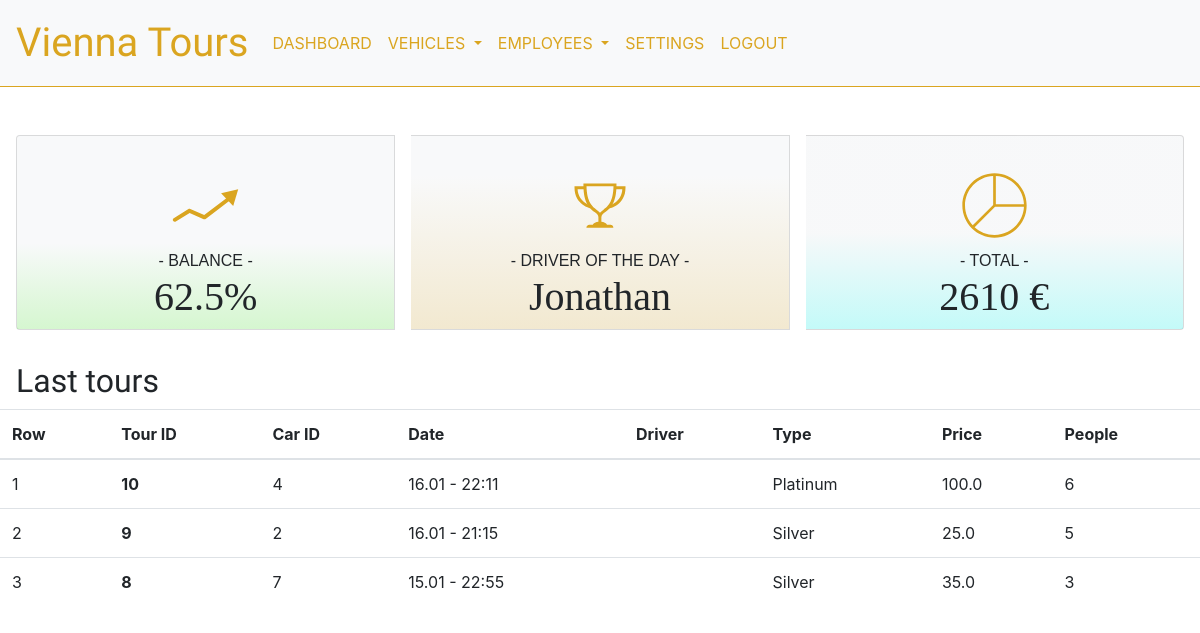
Page /supervisor/ (signed in) on the earlier database version.
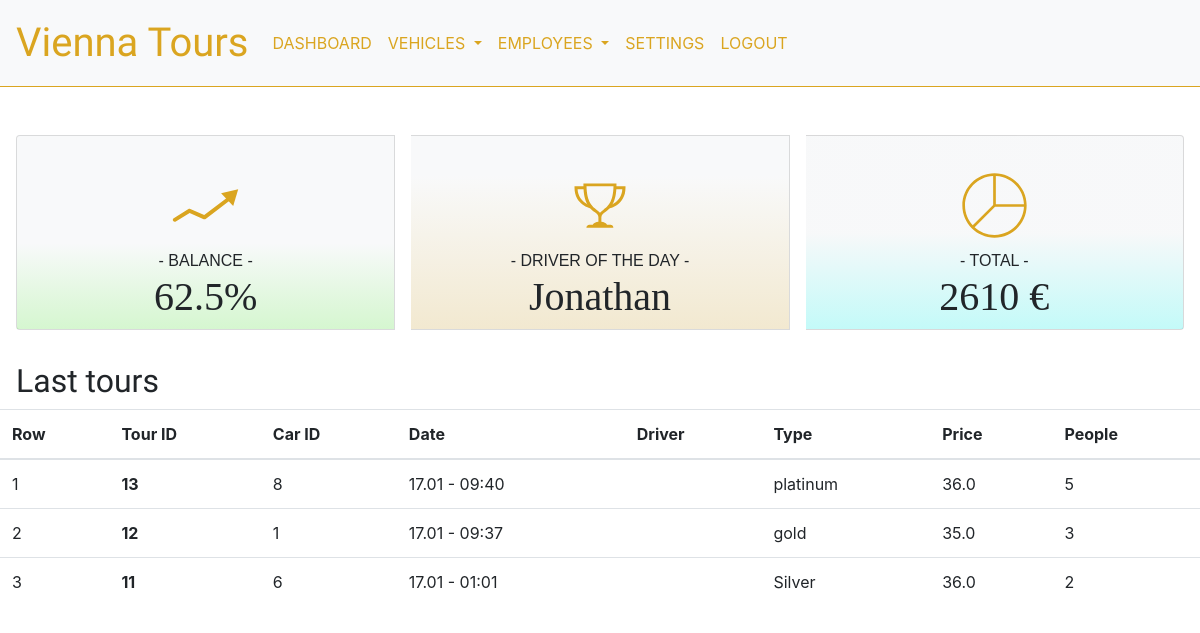
Same page on the later database version.
### supervisor/models.py (models this page shows, shortened)
class Tour(models.Model):
    TOUR_CHOICES = (('Silver', 'Silver'), ('Gold', 'Gold'), ('Platinum', 'Platinum'))
    driverID = models.ForeignKey(User, on_delete=models.DO_NOTHING)  #TODO change to something else. If User is deleted, delete tours?
    carID = models.ForeignKey(Car, on_delete=models.DO_NOTHING) #TODO change to something else
    date = models.DateTimeField(default=timezone.now)
    duration = models.FloatField()
    tourType = models.CharField(max_length=20, choices=TOUR_CHOICES, default='Silver')
    people = models.IntegerField()
    price = models.FloatField()

class Car(models.Model):
    latitude = models.FloatField(default=0.0)
    longitude = models.FloatField(default=0.0)
    photoOption = models.ImageField(default='default.png', upload_to='car_pics')

### supervisor/views.py (the view)
# urls.py: path('', views.dashboard, name='supervisor-dashboard'),
def dashboard(request):
    tours = {
        'tours' : Tour.objects.order_by("-date")[:3] #Get last 3 tours
    }
    return render(request, 'supervisor/index.html', tours)

### supervisor/templates/supervisor/index.html
{% extends "nav.html" %}
{% block content %}
<div class="card-group">
    <div class="card bg-light">
        <div class="card-body text-center" id="balance">
                <img class="card-img" alt="stats" src="../static/images/stats-icon.svg"/>
                 <p class="card-subtitle">- BALANCE -</p>
                <h1 class="card-header-tabs">62.5%</h1>
        </div>
    </div>
    <div class="card bg-light">
        <div class="card-body text-center" id="driver-of-the-day">
            <img class="card-img" alt="trophy" src="../static/images/trophy-icon.svg"/>
            <p class="card-subtitle">- DRIVER OF THE DAY -</p>
            <h1 class="card-header-tabs">Jonathan</h1>
        </div>
    </div>
    <div class="card bg-light">
        <div class="card-body text-center" id="total">
            <img class="card-img" alt="summary" src="../static/images/summary-icon.svg"/>
            <p class="card-subtitle">- TOTAL -</p>
            <h1 class="card-header-tabs">2610 €</h1>
        </div>
    </div>
</div>
<div class="table-header">
    <h2>Last tours</h2>
</div>
<table class="table">
    <thead>
        <tr>
            <th scope="col">Row</th>
            <th scope="col">Tour ID</th>
            <th scope="col">Car ID</th>
            <th scope="col">Date</th>
            <th scope="col">Driver</th>
            <th scope="col">Type</th>
            <th scope="col">Price</th>
            <th scope="col">People</th>
        </tr>
        </thead>
        <tbody>
    {% for post in tours %}
    <tr>
        <td>{{forloop.counter}}</td>
        <th scope="row">{{ post.id }}</th>
        <td>{{ post.carID.id }}</td>
        <td>{{ post.date|date:"d.m - H:i" }}</td>
        <td>{{ post.driverID.name }} {{ post.driverID.surname }}</td>
        <td>{{ post.tourType }}</td>
        <td>{{ post.price }}</td>
        <td>{{ post.people }}</td>
    </tr>
    {% endfor %}
</tbody>
</table>
{% endblock content %}

Differences in the rows shown:
no longer on this page (row unchanged): Tour: id "10", carID.id "4", date "16.01 - 22:11", tourType "Platinum", price "100.0", people "6"
no longer on this page (row unchanged): Tour: id "9", carID.id "2", date "16.01 - 21:15", tourType "Silver", price "25.0", people "5"
no longer on this page (row unchanged): Tour: id "8", carID.id "7", date "15.01 - 22:55", tourType "Silver", price "35.0", people "3"
added Tour: id "13", carID.id "8", date "17.01 - 09:40", tourType "platinum", price "36.0", people "5"
added Tour: id "12", carID.id "1", date "17.01 - 09:37", tourType "gold", price "35.0", people "3"
added Tour: id "11", carID.id "6", date "17.01 - 01:01", tourType "Silver", price "36.0", people "2"
